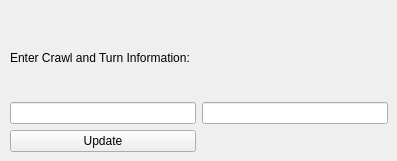
        <widget class="QWidget" name="tab">
         <attribute name="title">
          <string>Tab 1</string>
         </attribute>
         <widget class="QWidget" name="layoutWidget">
          <property name="geometry">
           <rect>
            <x>10</x>
            <y>20</y>
            <width>378</width>
            <height>132</height>
           </rect>
          </property>
          <layout class="QGridLayout" name="grid_Layout_2">
           <item row="2" column="0">
            <widget class="QLineEdit" name="lattitude_Box">
             <property name="focusPolicy">
              <enum>Qt::NoFocus</enum>
             </property>
            </widget>
           </item>
           <item row="3" column="0">
            <widget class="QPushButton" name="update_Button">
             <property name="focusPolicy">
              <enum>Qt::NoFocus</enum>
             </property>
             <property name="styleSheet">
              <string notr="true"/>
             </property>
             <property name="text">
              <string>Update</string>
             </property>
            </widget>
           </item>
           <item row="2" column="1">
            <widget class="QLineEdit" name="longitude_Box">
             <property name="focusPolicy">
              <enum>Qt::NoFocus</enum>
             </property>
            </widget>
           </item>
           <item row="1" column="0">
            <widget class="QLabel" name="lat_and_long">
             <property name="styleSheet">
              <string notr="true">font: 12pt &quot;STIX&quot;;</string>
             </property>
             <property name="text">
              <string>Enter Crawl and Turn Information:</string>
             </property>
            </widget>
           </item>
          </layout>
         </widget>
        </widget>
